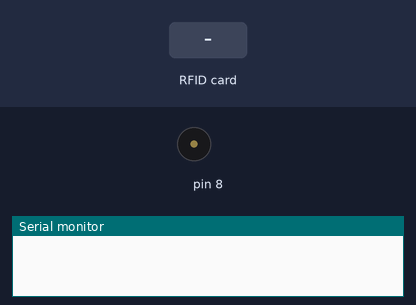
This sketch was run on a simulated Arduino Uno, built with avr-gcc and run on an emulated ATmega328P. Parts: buzzer (waves = sounding), the last lines printed to the serial monitor. Inputs (shaded band) come from the test bench.

Above: at 1.2 s.
1.3 s: RFID card 5E 7A 19 C4 held to the reader
At 1.38 s:
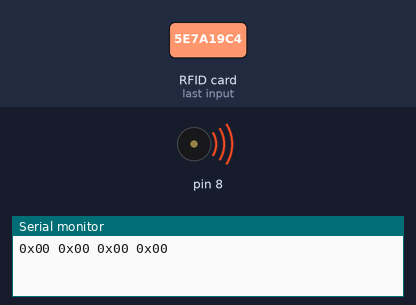
Timing chart, 0 to 4.3 s (numbered marks = the images above; inputs shaded):
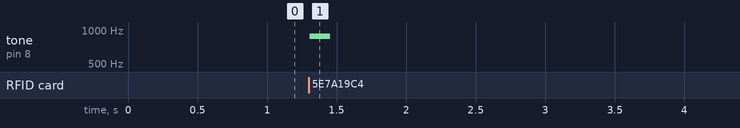

Measured:
- after the input at 1.3 s, tone on pin 8: silent → 880 Hz at once, → silent 0.15 s later

The sketch:

arduino_running_code.ino
```cpp
#include <Wire.h>
#include <SPI.h>
#include <Adafruit_PN532.h>

// If using the breakout with SPI, define the pins for SPI communication.
#define PN532_SCK (2)
#define PN532_MOSI (3)
#define PN532_SS (4)
#define PN532_MISO (5)

// If using the breakout or shield with I2C, define just the pins connected
// to the IRQ and reset lines.  Use the values below (2, 3) for the shield!
#define PN532_IRQ (2)
#define PN532_RESET (3) // Not connected by default on the NFC Shield

// Breakout with a SPI connection:
Adafruit_PN532 nfc(PN532_SCK, PN532_MISO, PN532_MOSI, PN532_SS);

void setup(void)
{
  Serial.begin(115200);

  pinMode(8, OUTPUT);

  nfc.begin();
  nfc.SAMConfig();
}

uint8_t keya[6] = {0xFF, 0xFF, 0xFF, 0xFF, 0xFF, 0xFF}; // for auth
uint8_t data[4];                                        // for reading
// uint8_t write_data[4] = {0}; //data to write - incrementor
uint8_t uid[] = {0, 0, 0, 0, 0, 0, 0}; // Buffer to store the returned UID
uint8_t uidLength;                     // Length of the UID (4 or 7 bytes depending on ISO14443A card type)

void loop(void)
{
  bool detect = nfc.readPassiveTargetID(PN532_MIFARE_ISO14443A, uid, &uidLength);
  bool auth = nfc.mifareclassic_AuthenticateBlock(uid, uidLength, 4, 0, keya);
  bool read = nfc.mifareclassic_ReadDataBlock(4, data);

  if (detect && auth && read)
  {
    nfc.PrintHex(data, 4); // write hex data of ID on read tag to serial for python to parse
    tone(8, 880, 150);
    // this delay is necessary but adds far too much latency if misconfigured - stay around 500ms
    delay(1500);
  }
  else
  {
    // 2 beeps for error in detect/auth/read
    tone(8, 700, 150);
    delay(175);
    tone(8, 700, 150);
  }
}
```
